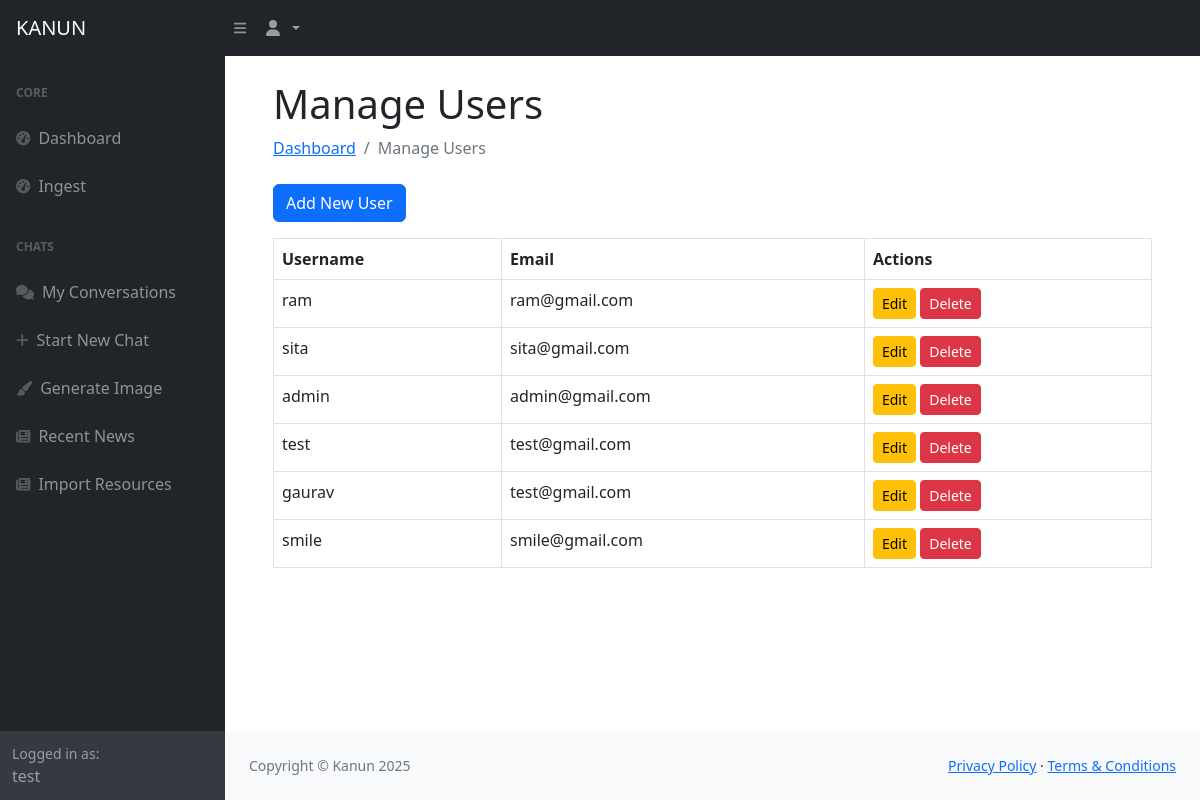
The page /dashboard/manage_users/ (signed in) on the database its author committed.
### accounts/models.py (models this page shows, shortened)
class CustomUser(AbstractBaseUser, PermissionsMixin):
    id = models.AutoField(primary_key=True)
    username = models.CharField(max_length=150, unique=True)
    email = models.EmailField(null=True, blank=True)  # Temporarily remove the unique constraint
    password = models.CharField(max_length=128)
    is_staff = models.BooleanField(default=False)
    is_superuser = models.BooleanField(default=False)
    is_active = models.BooleanField(default=True)
    objects = CustomUserManager()
    USERNAME_FIELD = 'username'
    REQUIRED_FIELDS = ['email']

### dashboard/views.py (the view)
# urls.py: path('manage_users/', views.manage_users, name='manage_users'),  # CRUD View
@user_passes_test(is_staff)
def manage_users(request):
    users = CustomUser.objects.all()
    return render(request, 'dashboard/manage_users.html', {'users': users})

### dashboard/views.py (called while the page is built)
def is_staff(user):
    return user.is_staff

### dashboard/templates/dashboard/manage_users.html (shortened to what this page needs)
{% extends "base.html" %}
{% load static %}
{% block content %}
<div class="container-fluid px-4">
    <h1 class="mt-4">Manage Users</h1>
    <ol class="breadcrumb mb-4">
        <li class="breadcrumb-item"><a href="{% url 'dashboard' %}">Dashboard</a></li>
        <li class="breadcrumb-item active">Manage Users</li>
    </ol>
    <a href="{% url 'add_user' %}" class="btn btn-primary mb-3">Add New User</a>
    <table class="table table-bordered">
        <thead>
            <tr>
                <th>Username</th>
                <th>Email</th>
                <th>Actions</th>
            </tr>
        </thead>
        <tbody>
            {% for user in users %}
                <tr>
                    <td>{{ user.username }}</td>
                    <td>{{ user.email }}</td>
                    <td>
                        <a href="{% url 'edit_user' user.id %}" class="btn btn-warning btn-sm">Edit</a>
                        <a href="{% url 'delete_user' user.id %}" class="btn btn-danger btn-sm" onclick="return confirm('Are you sure you want to delete this user?')">Delete</a>
                    </td>
                </tr>
            {% endfor %}
        </tbody>
    </table>
</div>
{% endblock %}

### Kanun/templates/base.html (shortened to what this page needs)
<!DOCTYPE html>
<html lang="en">
{% load static %}
{% load i18n %}
<head>
    <link href="https://cdn.jsdelivr.net/npm/simple-datatables@7.1.2/dist/style.min.css" rel="stylesheet">
    <link href="{% static 'css/styles.css' %}" rel="stylesheet">
</head>
<body class="sb-nav-fixed">
    <nav class="sb-topnav navbar navbar-expand navbar-dark bg-dark">
        <a class="navbar-brand ps-3" href="{% url 'dashboard' %}">KANUN</a>
        <button class="btn btn-link btn-sm order-1 order-lg-0 me-4 me-lg-0" id="sidebarToggle" href="#!">
            <i class="fas fa-bars"></i>
        </button>
        <ul class="navbar-nav ms-auto ms-md-0 me-3 me-lg-4">
            <li class="nav-item dropdown">
                <a class="nav-link dropdown-toggle" id="navbarDropdown" href="#" role="button" data-bs-toggle="dropdown" aria-expanded="false">
                    <i class="fas fa-user fa-fw"></i>
                </a>
            </li>
        </ul>
    </nav>
    <div id="layoutSidenav">
        <div id="layoutSidenav_nav">
            <nav class="sb-sidenav accordion sb-sidenav-dark" id="sidenavAccordion">
                <div class="sb-sidenav-menu">
                    <div class="nav">
                        <div class="sb-sidenav-menu-heading">{% trans "Core" %}</div>
                        <a class="nav-link {% if request.resolver_match.url_name == 'dashboard' %}active{% endif %}" href="{% url 'dashboard' %}">
                            <div class="sb-nav-link-icon"><i class="fas fa-tachometer-alt"></i></div>
                            {% trans "Dashboard" %}
                        </a>
                        {% if user.is_staff %}
    <a class="nav-link {% if request.resolver_match.url_name == 'upload_pdf' %}active{% endif %}" href="{% url 'upload_pdf' %}">
        <div class="sb-nav-link-icon"><i class="fas fa-tachometer-alt"></i></div>
        {% trans "Ingest" %}
    </a>
{% endif %}
                        <div class="sb-sidenav-menu-heading">{% trans "Chats" %}</div>
                        <a class="nav-link {% if request.resolver_match.url_name == 'chat_list' %}active{% endif %}" href="{% url 'chat_list' %}">
                            <div class="sb-nav-link-icon"><i class="fas fa-comments"></i></div>
                            {% trans "My Conversations" %}
                        </a>
                        <a class="nav-link {% if request.resolver_match.url_name == 'chat_create' %}active{% endif %}" href="{% url 'chat_create' %}">
                            <div class="sb-nav-link-icon"><i class="fas fa-plus"></i></div>
                            {% trans "Start New Chat" %}
                        </a>
                        <a class="nav-link {% if request.resolver_match.url_name == 'chat_create' %}active{% endif %}" href="{% url 'generate_image' %}">
                            <div class="sb-nav-link-icon"><i class="fas fa-paint-brush"></i></div>
                            {% trans "Generate Image" %}
                        </a>
                        <a class="nav-link {% if request.resolver_match.url_name == 'news' %}active{% endif %}" href="{% url 'news' %}">
                            <div class="sb-nav-link-icon"><i class="fas fa-newspaper"></i></div>
                            {% trans "Recent News" %}
                        </a>
                        <a class="nav-link {% if request.resolver_match.url_name == 'news' %}active{% endif %}" href="{% url 'news' %}">
                            <div class="sb-nav-link-icon"><i class="fas fa-newspaper"></i></div>
                            {% trans "Import Resources" %}
                        </a>
                    </div>
                </div>
                <div class="sb-sidenav-footer">
                    <div class="small">{% trans "Logged in as:" %}</div>
                    {{ user.username|default:"Guest" }}
                </div>
            </nav>
        </div>
        <div id="layoutSidenav_content">
            <main>
                <div class="container-fluid px-4">
                    {% block content %}{% endblock %}
                </div>
            </main>
            <footer class="py-4 bg-light mt-auto">
                <div class="container-fluid px-4">
                    <div class="d-flex align-items-center justify-content-between small">
                        <div class="text-muted">Copyright &copy; Kanun 2025</div>
                        <div>
                            <a href="#">{% trans "Privacy Policy" %}</a>
                            &middot;
                            <a href="#">{% trans "Terms & Conditions" %}</a>
                        </div>
                    </div>
                </div>
            </footer>
        </div>
    </div>
</body>
</html>

### rows shown on the page
CustomUser: username "test", email "test@gmail.com"
CustomUser: username "ram", email "ram@gmail.com"
CustomUser: username "sita", email "sita@gmail.com"
CustomUser: username "admin", email "admin@gmail.com"
CustomUser: username "gaurav", email "test@gmail.com"
CustomUser: username "smile", email "smile@gmail.com"
